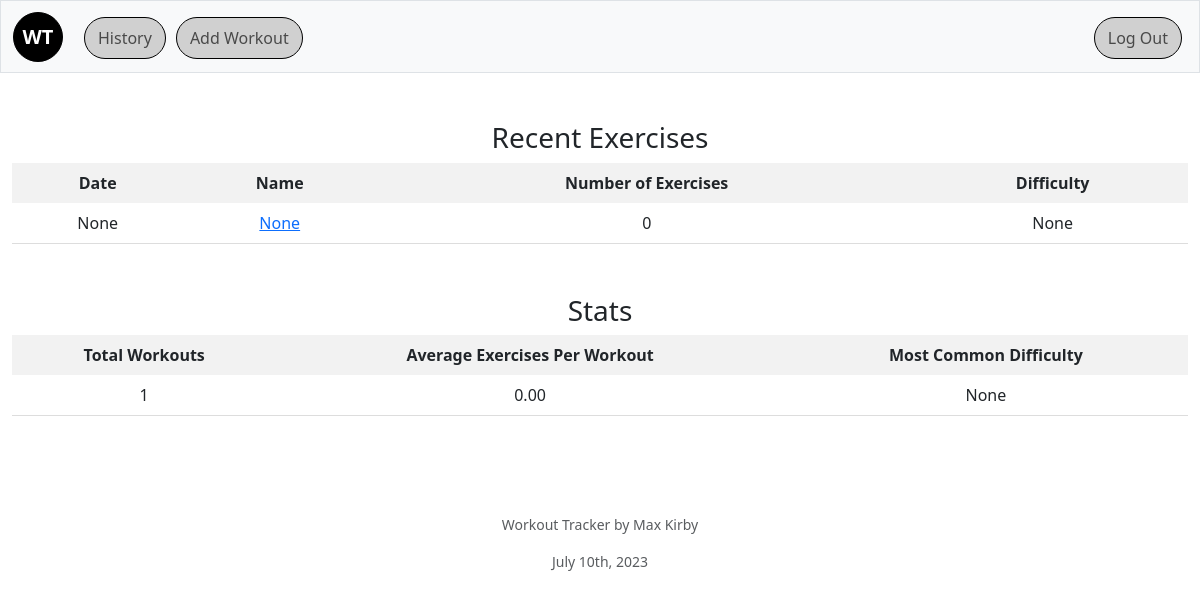
Screenshot of / (signed in) with the database file from the repository.
### tables this page shows
CREATE TABLE workouts (
    workout_id INTEGER PRIMARY KEY,
    user_id INTEGER,
    workout_name TEXT,
    workout_difficulty TEXT,
    comments TEXT,
    start_time TEXT ,
    end_time TEXT,
    num_exercises INTEGER,
    FOREIGN KEY (user_id) REFERENCES users(user_id)
);

### app.py (the view)
@app.route('/')
@login_required
def index():
    recent_workouts = db.execute("SELECT workout_id,start_time,workout_name,num_exercises,workout_difficulty FROM workouts WHERE user_id = ? ORDER BY workout_id DESC LIMIT 5", session["user_id"])
    avg_20 = db.execute("SELECT AVG(num_exercises) FROM workouts WHERE user_id = ? ORDER BY workout_id DESC LIMIT 20", session["user_id"])[0]["AVG(num_exercises)"]
    if avg_20 is None:
        avg_20 = 0
    diff_20 = db.execute("SELECT workout_difficulty FROM workouts WHERE user_id = ? ORDER BY workout_id DESC LIMIT 20", session["user_id"])
    if diff_20 is None:
        diff_20 = 0
    counter = {
        "None": 0,
        "Easy": 0,
        "Moderate": 0,
        "Hard": 0
    }
    for i in diff_20:
        if i["workout_difficulty"] == None:
            counter["None"] += 1
        elif i["workout_difficulty"] == "Easy":
            counter["Easy"] += 1
        elif i["workout_difficulty"] == "Moderate":
            counter["Moderate"] += 1
        elif i["workout_difficulty"] == "Hard":
            counter["Hard"] += 1
    diff_20 = max(counter, key=lambda k: counter[k])
    total_workouts = db.execute("SELECT COUNT(*) FROM workouts WHERE user_id = ?", session["user_id"])[0]["COUNT(*)"]
    return render_template("index.html", recent_workouts=recent_workouts, avg_20=format(avg_20,".2f"), diff_20=diff_20, total_workouts=total_workouts)

### app.py (called while the page is built)
@app.after_request
def after_request(response):
    response.headers["Cache-Control"] = "no-cache, no-store, must-revalidate"
    response.headers["Expires"] = 0
    response.headers["Pragma"] = "no-cache"
    return response

def login_required(f):
    @wraps(f)
    def decorated_function(*args, **kwargs):
        if session.get("user_id") is None:
            return redirect("/login")
        return f(*args, **kwargs)
    return decorated_function

### templates/index.html (shortened to what this page needs)
{% extends "layout.html" %}
{% block main %}
<h3>Recent Exercises</h3>
<table>
    <thead>
        <tr>
            <th>Date</th>
            <th>Name</th>
            <th>Number of Exercises</th>
            <th>Difficulty</th>
        </tr>
    </thead>
    <tbody>
        {% for i in recent_workouts %}
        <tr>
            <td>{{i.start_time}}</td>
            <td><a href="/align?w_id={{i.workout_id}}">{{i.workout_name}}</a></td>
            <td>{{i.num_exercises}}</td>
            <td>{{i.workout_difficulty}}</td>
        </tr>
        {% endfor %}
    </tbody>
</table>
<h3>Stats</h3>
<table>
    <thead>
        <tr>
            <th>Total Workouts</th>
            <th>Average Exercises Per Workout</th>
            <th>Most Common Difficulty</th>
        </tr>
    </thead>
    <tbody>
            <tr>
                <td>{{total_workouts}}</td>
                <td>{{avg_20}}</td>
                <td>{{diff_20}}</td>
            </tr>
    </tbody>
</table>
{% endblock %}

### static/styles.css (style rules this page uses)
table { width: 100%; border-collapse: collapse; margin-bottom: 50px; }
thead th { padding: 8px; background-color: #f2f2f2; font-weight: bold; }
tbody td { padding: 8px; border-bottom: 1px solid #ddd; }

### rows the page displays
workouts: start_time "None", workout_name "None", num_exercises "0", workout_difficulty "None"

### other values shown
{{ total_workouts }} "1"
{{ avg_20 }} "0.00"
{{ diff_20 }} "None"
